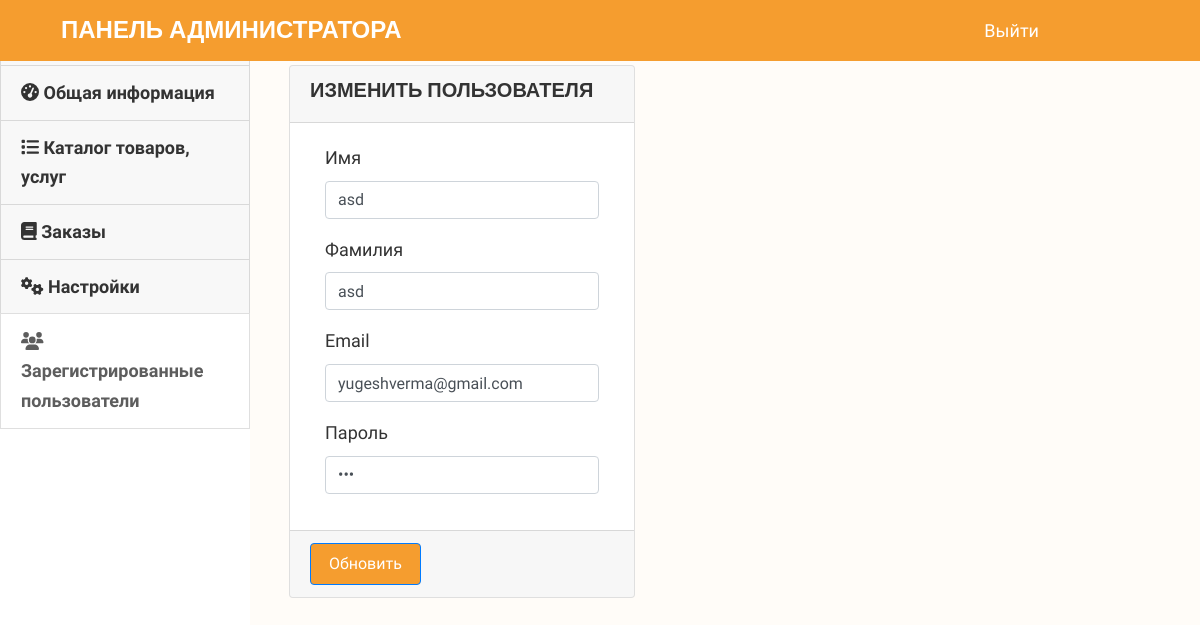
The page /admin/index.php?page=edituser&user_id=15 (signed in) on the database its author committed.
### tables this page shows
CREATE TABLE `user_info` (
  `user_id` int NOT NULL,
  `first_name` varchar(100) NOT NULL,
  `last_name` varchar(100) NOT NULL,
  `email` varchar(300) NOT NULL,
  `password` varchar(300) NOT NULL,
  `mobile` varchar(10) NOT NULL,
  `address1` varchar(300) NOT NULL,
  `address2` varchar(300) NOT NULL
);

### admin/edituser.php (the view, shortened to what this page needs)
    <?php
include("../db.php");
$user_id=$_REQUEST['user_id'];
$result=mysqli_query($con,"select user_id,first_name,last_name, email, password from user_info where user_id='$user_id'")or die ("query 1 incorrect.......");
list($user_id,$first_name,$last_name,$email,$user_password)=mysqli_fetch_array($result);
include "sidenav.php";
include "topheader.php";
?>
      <div class="content">
        <div class="container-fluid">
        <div class="col-md-5">
            <div class="card">
              <div class="card-header card-header-primary">
                <h5 class="title">Изменить пользователя</h5>
              </div>
              <form action="edituser.php" name="form" method="post" enctype="multipart/form-data">
              <div class="card-body">
                    <div class="col-md-12 ">
                      <div class="form-group">
                        <label>Имя</label>
                        <input type="text" id="first_name" name="first_name"  class="form-control" value="<?php echo $first_name; ?>" >
                      </div>
                    </div>
                    <div class="col-md-12 ">
                      <div class="form-group">
                        <label>Фамилия</label>
                        <input type="text" id="last_name" name="last_name" class="form-control" value="<?php echo $last_name; ?>" >
                      </div>
                    </div>
                    <div class="col-md-12 ">
                      <div class="form-group">
                        <label for="exampleInputEmail1">Email</label>
                        <input type="email"  id="email" name="email" class="form-control" value="<?php echo $email; ?>">
                      </div>
                    </div>
                    <div class="col-md-12 ">
                      <div class="form-group">
                        <label >Пароль</label>
                        <input type="password" name="password" id="password" class="form-control" value="<?php echo $user_password; ?>">
                      </div>
                    </div>
              </div>
              <div class="card-footer">
                <button type="submit" id="btn_save" name="btn_save" class="btn btn-fill btn-primary">Обновить</button>
              </div>
              </form>
            </div>
          </div>
        </div>
      </div>
      <?php
include "footer.php";
?>

### assets/css/style.css (style rules this page uses)
body { font-family: "Open Sans", sans-serif; color: #444444; width: 100%; height: calc(100%); }
h1, h2, h3, h4, h5, h6 { font-family: "Raleway", sans-serif; }

### css/main.css (style rules this page uses)
:root { --accent: #f59d2f; --text: #333; --blue: #fffcf8; --gray: #F8F8F8; --regular-text: 18px; --lineheight: 1.65; --userfont: "Geologica", sans-serif; --systemfont: -apple-system, BlinkMacSystemFont, Arial, sans-serif; --transition: 0.2s ease all; }
.container, .container-fluid, .container-lg, .container-md, .container-sm, .container-xl, .container-xxl { --bs-gutter-x: .625rem; }
::placeholder { color: #666; }
input, textarea { outline: none; }
body { font-family: var(--userfont); font-size: var(--regular-text); line-height: var(--lineheight); color: var(--text); min-width: 320px; position: relative; overflow-x: hidden; background: var(--blue); }
h1,h2,h3,h4,h5,.one,.two,.three,.four,.five { font-weight: 600; text-transform: uppercase; }
.btn { display: inline-block; padding: 8px 18px; text-align: center; background: var(--accent); color: #fff; text-decoration: none; transition: all .3s; }

### rows shown on the page
user_info: first_name "asd", last_name "asd", email "yugeshverma@gmail.com"
